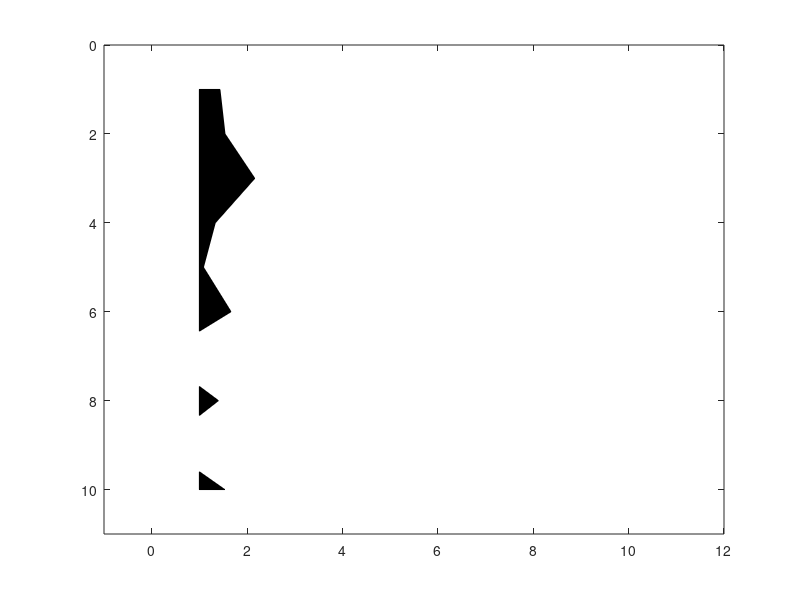

The MATLAB source for this figure: (Note: this script raises an error after producing the figure.)
function wigb (a,scal,x,z,amx)
%WIGB: Plot seismic data using wiggles

if nargin == 0, nx=10;nz=10; a = rand(nz,nx)-0.5; end;

[nz,nx]=size(a);

trmx= max(abs(a));
if (nargin <= 4); amx=mean(trmx);  end;
if (nargin <= 2); x=[1:nx]; z=[1:nz]; end;
if (nargin <= 1); scal =1; end;

if nx <= 1; disp(' ERR:PlotWig: nx has to be more than 1');return;end;

 % take the average as dx
	dx1 = abs(x(2:nx)-x(1:nx-1));
 	dx = median(dx1);

 dz=z(2)-z(1);
 xmx=max(max(a)); xmn=min(min(a)); 

 if scal == 0; scal=1; end;
 a = a * dx /amx; 
 a = a * scal;

 fprintf(' PlotWig: data range [%f, %f], plotted max %f \n',xmn,xmx,amx);
 
% set display range 
x1=min(x)-2.0*dx; x2=max(x)+2.0*dx;
z1=min(z)-dz; z2=max(z)+dz;
 
set(gca,'NextPlot','add','Box','on', ...
  'XLim', [x1 x2], ...
  'YDir','reverse', ...
  'YLim',[z1 z2]);
 

	fillcolor = [0 0 0];
	linecolor = [0 0 0];
	linewidth = 0.1;

	z=z'; 	% input as row vector
	zstart=z(1);
	zend  =z(nz);

for i=1:nx,
   
  if trmx(i) ~= 0;    % skip the zero traces
	tr=a(:,i); 	% --- one scale for all section
  	s = sign(tr) ;
  	i1= find( s(1:nz-1) ~= s(2:nz) );	% zero crossing points
	npos = length(i1);


	%12/7/97 
	zadd = i1 + tr(i1) ./ (tr(i1) - tr(i1+1)); %locations with 0 amplitudes
	aadd = zeros(size(zadd));

	[zpos,vpos] = find(tr >0);
	[zz,iz] = sort([zpos; zadd]); 	% indices of zero point plus positives
	aa = [tr(zpos); aadd];
	aa = aa(iz);

	% be careful at the ends
		if tr(1)>0, 	a0=0; z0=1.00;
        else 		a0=0; z0=zadd(1);
		end;
		if tr(nz)>0, 	a1=0; z1=nz; 
        else 		a1=0; z1=max(zadd);
		end;
			
	zz = [z0; zz; z1; z0];
 	aa = [a0; aa; a1; a0];
		

	zzz = zstart + zz*dz -dz;

	patch( aa+x(i) , zzz,  fillcolor);

	line( 'Color',[1 1 1],'EraseMode','background',  ...
         'Xdata', x(i)+[0 0], 'Ydata',[zstart zend]); % remove zero line

%'LineWidth',linewidth, ...
%12/7/97 'Xdata', x(i)+[0 0], 'Ydata',[z0 z1]*dz);	% remove zero line

	line( 'Color',linecolor,'EraseMode','background',  ...
	 'LineWidth',linewidth, ...
	 'Xdata', tr+x(i), 'Ydata',z);	% negatives line

   else % zeros trace
	line( 'Color',linecolor,'EraseMode','background',  ...
	 'LineWidth',linewidth, ...
         'Xdata', [x(i) x(i)], 'Ydata',[zstart zend]);
   end;
end;

set(gcf,'Position',[100 100 260 220]);



